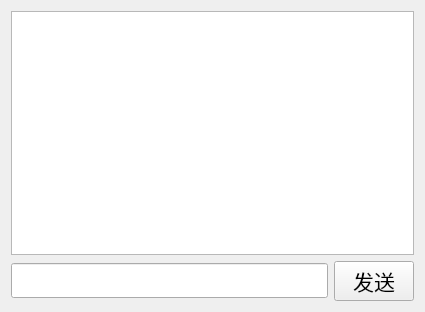
<?xml version="1.0" encoding="UTF-8"?>
<ui version="4.0">
 <class>Chat</class>
 <widget class="QWidget" name="Chat">
  <property name="geometry">
   <rect>
    <x>0</x>
    <y>0</y>
    <width>425</width>
    <height>312</height>
   </rect>
  </property>
  <property name="windowTitle">
   <string>Form</string>
  </property>
  <layout class="QVBoxLayout" name="verticalLayout">
   <item>
    <widget class="QTextEdit" name="show_TE">
     <property name="font">
      <font>
       <family>Agency FB</family>
       <pointsize>16</pointsize>
      </font>
     </property>
     <property name="readOnly">
      <bool>true</bool>
     </property>
    </widget>
   </item>
   <item>
    <layout class="QHBoxLayout" name="horizontalLayout">
     <item>
      <widget class="QLineEdit" name="input_LE">
       <property name="font">
        <font>
         <family>Agency FB</family>
         <pointsize>14</pointsize>
        </font>
       </property>
      </widget>
     </item>
     <item>
      <widget class="QPushButton" name="send_PB">
       <property name="font">
        <font>
         <family>Agency FB</family>
         <pointsize>16</pointsize>
        </font>
       </property>
       <property name="text">
        <string>发送</string>
       </property>
      </widget>
     </item>
    </layout>
   </item>
  </layout>
 </widget>
 <resources/>
 <connections/>
</ui>
